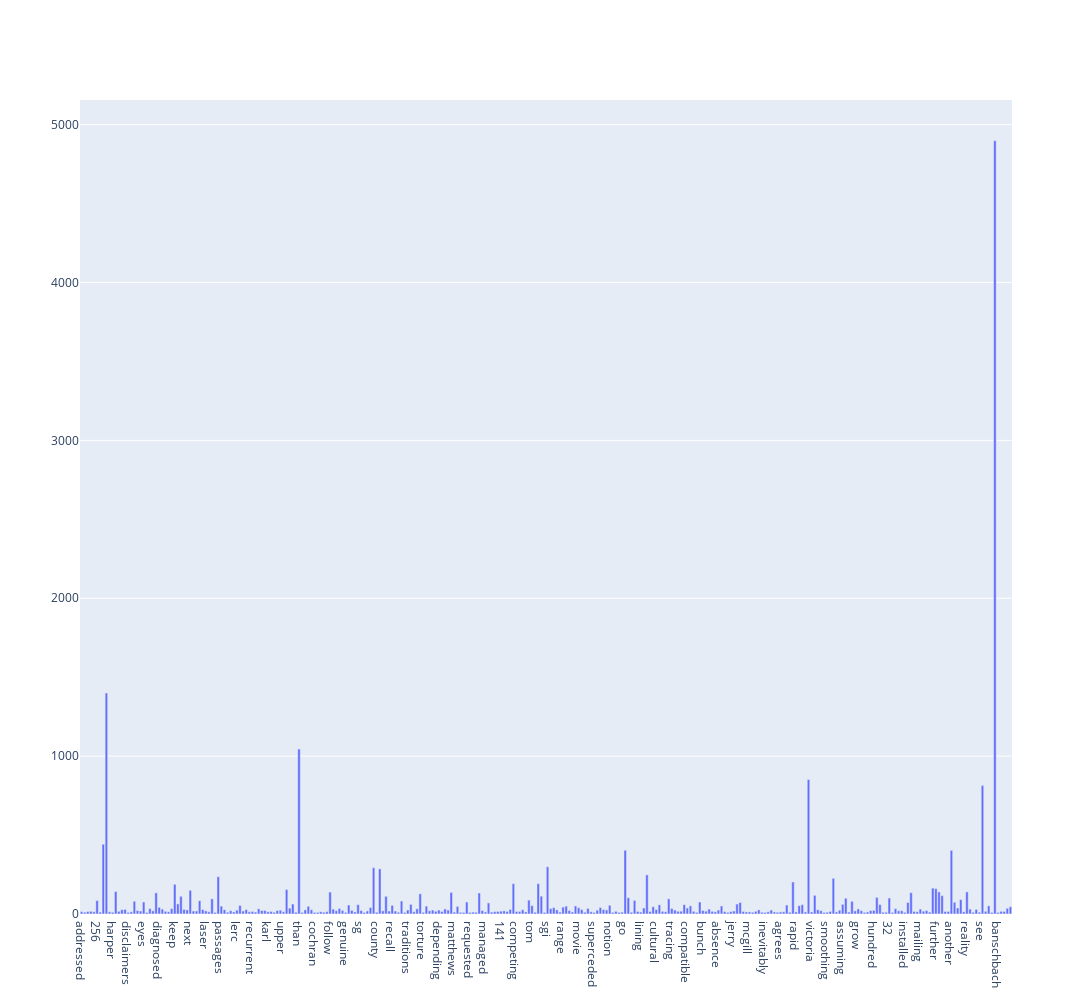

Notebook cell for this chart:
### Markdown cell above
### >>> **Exercise 14 (take home):** 
The chart above only contains 300 vocabulary in the documents, and it's already computationally intensive to both compute and visualize. Can you efficiently reduce the number of terms you want to visualize as an exercise.

### Code cell
import plotly.graph_objects as go

term_frequencies = np.asarray(X_counts.sum(axis=0))[0]
df = pd.DataFrame({"freq": term_frequencies, "name": count_vect.get_feature_names_out()})
print(df)
# Pop all words with frequency < 10, which efficiently reduce the number of terms you want to visualize
df_flitered = df[df["freq"] >= 10]
# Randomly get 300 samples to get more fair at showing data 
df_sample = df_flitered.sample(n=300)

fig = go.Figure()
fig.add_trace(go.Bar(x=df_sample["name"], y=df_sample["freq"]))
fig.update_layout(width=5000, height=1000)
fig.show()

### Figure 1 — Plotly figure (JSON) as saved in the notebook; plotly's stock layout.template omitted (floating-point values rounded to 4 significant figures; data arrays with more than 128 entries replaced by an {"elided": "..."} marker saying what was removed)
{"data": [{"type": "bar", "x": {"elided": "300 str values"}, "y": {"elided": "300 int values"}}], "layout": {"height": 1000, "width": 5000}}
